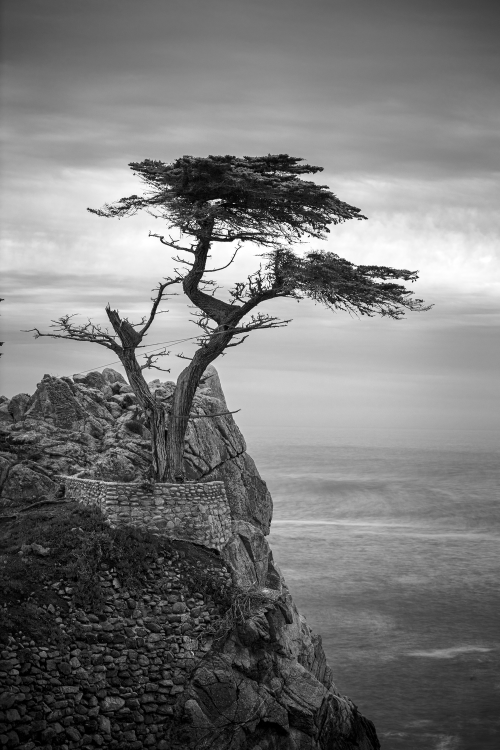
#> input picture tree_cliff.png, 1000 x 1500 px, found by its file name (shown at 1/2 size)
$ python resize_image.py
#> lines starting #> are read from the running program, lines starting #| are printed output that depends on the picture
# Lesson 5

import argparse
import imutils
import cv2

ap = argparse.ArgumentParser()
ap.add_argument("-i", "--image", type=str, default=".\\tree_cliff.png",
    help="The path to the image you want to resize.")

args = vars(ap.parse_args())

image = cv2.imread(args["image"])
#> image is the input picture: shape (1500, 1000, 3); min 0, max 255, mean 119.5
cv2.imshow("Original Image", image)

(h, w) = image.shape[:2]
#> h = 1500; w = 1000

r = 150.0 / w
#> r = 0.15
dim = (150, int(h * r))
#> dim = (150, 225)
resized_by_width = cv2.resize(image, dim, interpolation=cv2.INTER_AREA)
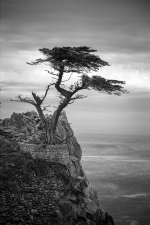
#> resized_by_width: shape (225, 150, 3); min 0, max 255, mean 119.5
cv2.imshow("resized by width", resized_by_width)
cv2.waitKey(0)

r = 600.0 / h
#> r = 0.4
dim = (int(w * r), 600)
#> dim = (400, 600)
resized_by_height = cv2.resize(image, dim, interpolation=cv2.INTER_BITS)
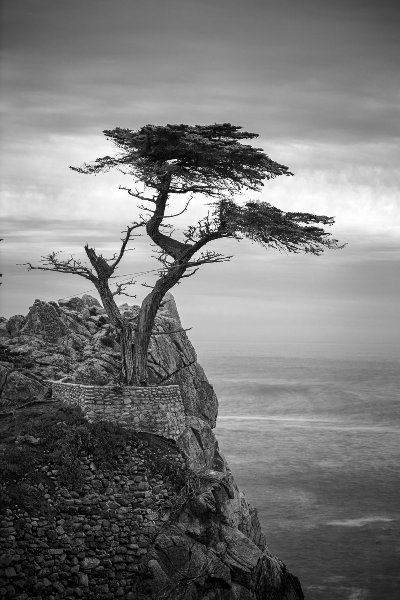
#> resized_by_height: shape (600, 400, 3); min 0, max 255, mean 119.5
cv2.imshow("resized by height", resized_by_height)
cv2.waitKey(0)


r = 600.0 / h
dim = (int(w * r), 600)
resized_by_height2 = cv2.resize(image, dim, interpolation=cv2.INTER_BITS2)
cv2.imshow("resized by height2", resized_by_height2)
cv2.waitKey(0)

# complete list of interpolation methods for resizing images
# https://iq.opengenus.org/different-interpolation-methods-in-opencv/
methods_list = [
    ("INTER_NEAREST", cv2.INTER_NEAREST) ,
    ("INTER_LINEAR", cv2.INTER_LINEAR) ,
    ("INTER_LINEAR_EXACT", cv2.INTER_LINEAR_EXACT) ,
    ("INTER_AREA", cv2.INTER_AREA) ,
    ("INTER_CUBIC", cv2.INTER_CUBIC) ,
    ("INTER_LANCZOS4", cv2.INTER_LANCZOS4) ,
    ("INTER_MAX", cv2.INTER_MAX)
    # ("WARP_FILL_OUTLIERS", cv2.WARP_FILL_OUTLIERS) ,
    # ("WARP_INVERSE_MAP", cv2.WARP_INVERSE_MAP)
]

for (name, method) in methods_list:
    print(f"[INFO]:  {name}")
#> (the run stopped early here; a loop or call above may not have finished)
